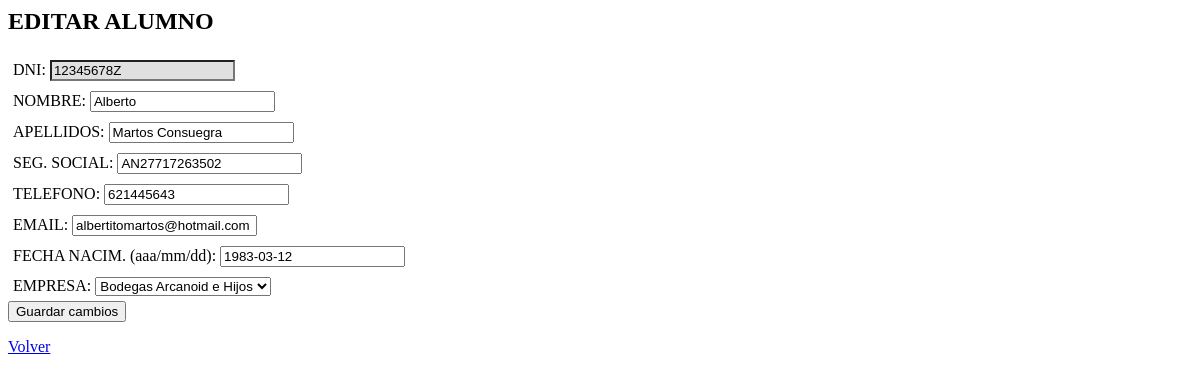
/editarAlumno.php?dniAl=12345678Z, run on the app's committed database.
### tables this page shows
CREATE TABLE IF NOT EXISTS `alumno` (
  `DNI` varchar(9) NOT NULL,
  `NOMBRE` varchar(45) DEFAULT NULL,
  `APELLIDOS` varchar(45) DEFAULT NULL,
  `SEG. SOCIAL` varchar(14) DEFAULT NULL,
  `TELEFONO` varchar(9) DEFAULT NULL,
  `EMAIL` varchar(45) DEFAULT NULL,
  `FECHANACIMIENTO` date DEFAULT NULL,
  `EMPRESA_CIF` varchar(9) NOT NULL
);

### includes/dbconn.class.php (called while the page is built, shortened)
<?php
class DBConnection {
	private $connection;
	private $actual_result;
	function __construct() {
		if (!isset($this->connection) || is_null($this->connection)){
			$this->connection = new mysqli(DB_HOST,DB_USER,DB_PASS,DB_NAME);
		}
	}
	function query($sql) {
		$this->actual_result = $this->connection->query($sql);
	}
	function getNumRows() {
		if (isset($this->actual_result) || is_null($this->actual_result)) {
			return $this->actual_result->num_rows;
		}
		return 0;
	}
	function getRowAssoc($row_no) {
		if (isset($this->actual_result) || is_null($this->actual_result)) {
			$this->actual_result->data_seek($row_no);
			return $this->actual_result->fetch_assoc();
		}
		return NULL;
	}
}
?>

### includes/dao/alumno.dao.php (called while the page is built, shortened)
<?php
require_once('includes/dbconn.class.php');
require_once('includes/dom/alumno.class.php');
class AlumnoDAO {
	function cargaAlumno($dni) {
		$con = new DBConnection();
		$sql = "SELECT * FROM ALUMNO WHERE DNI = '$dni'";
		$con->query($sql);
		if ($con->getNumRows() >= 1) {
			$row = $con->getRowAssoc(0);
			$alu = new Alumno();
			$alu->setDni($dni);
			$alu->setNombre($row['NOMBRE']);
			$alu->setApellidos($row['APELLIDOS']);
			$alu->setSegSocial($row['SEG. SOCIAL']);
			$alu->setTelefono($row['TELEFONO']);
			$alu->setEmail($row['EMAIL']);
			$alu->setFechaNac($row['FECHANACIMIENTO']);
			$alu->setEmpresaCif($row['EMPRESA_CIF']);
			return $alu;
		}
		return NULL;
	}
}
?>

### includes/dom/alumno.class.php (called while the page is built, shortened)
<?php
class Alumno {
	private $dni;
	private $nombre;
	private $apellidos;
	private $seg_social;
	private $telefono;
	private $email;
	private $fecha_nac;
	private $empresa_cif;
	function getDni() {
		return $this->dni;
	}
	function setDni($dni) {
		$this->dni = $dni;
	}
	function getNombre() {
		return $this->nombre;
	}
	function setNombre($nombre) {
		$this->nombre = $nombre;
	}
	function getApellidos() {
		return $this->apellidos;
	}
	function setApellidos($apellidos) {
		$this->apellidos = $apellidos;
	}
	function getSegSocial() {
		return $this->seg_social;
	}
	function setSegSocial($seg_social) {
		$this->seg_social = $seg_social;
	}
	function getTelefono() {
		return $this->telefono;
	}
	function setTelefono($telefono) {
		$this->telefono = $telefono;
	}
	function getEmail() {
		return $this->email;
	}
	function setEmail($email) {
		$this->email = $email;
	}
	function getFechaNac() {
		return $this->fecha_nac;
	}
	function setFechaNac($fecha_nac) {
		$this->fecha_nac = $fecha_nac;
	}
	function getEmpresaCif() {
		return $this->empresa_cif;
	}
	function setEmpresaCif($empresa_cif) {
		$this->empresa_cif = $empresa_cif;
	}
}
?>

### includes/dao/empresa.dao.php (called while the page is built, shortened)
<?php
require_once('includes/dbconn.class.php');
require_once('includes/dom/empresa.class.php');
class EmpresaDAO {
	function cargaEmpresas() {
		$con = new DBConnection();
		$sql = "SELECT * FROM EMPRESA";
		$con->query($sql);
		if ($con->getNumRows() >= 1) {
			$emprs = array();
			for ($row_no = $con->getNumRows() - 1; $row_no >= 0; $row_no--) {
				$row = $con->getRowAssoc($row_no);
				$emp = new Empresa();
				$emp->setCif($row['CIF']);
				$emp->setRazonSocial($row['RAZON_SOCIAL']);
				$emp->setDomicilio($row['DOMICILIO']);
				$emp->setCiudad($row['CIUDAD']);
				$emp->setProvincia($row['PROVINCIA']);
				$emp->setTelefono($row['TELEFONO']);
				$emp->setEmail($row['EMAIL']);
				$emprs[] = $emp;
			}
			return $emprs;
		}
		return NULL;
	}
}
?>

### includes/dom/empresa.class.php (called while the page is built, shortened)
<?php
class Empresa {
	private $cif;
	private $razon_social;
	function getCif() {
		return $this->cif;
	}
	function setCif($cif) {
		$this->cif = $cif;
	}
	function getRazonSocial() {
		return $this->razon_social;
	}
	function setRazonSocial($razon_social) {
		$this->razon_social = $razon_social;
	}
}
?>

### editarAlumno.php (the view, shortened to what this page needs)
<?php
include('header.php');
require_once('includes/dao/empresa.dao.php');
require_once('includes/dao/alumno.dao.php');
$alumnoDao = new AlumnoDAO();
$alu = new Alumno();
if (isset($_POST['ea_save'])) {
	$dni = $_POST['ea_dni'];
	$nombre = $_POST['ea_nombre'];
	$apellidos = $_POST['ea_apellidos'];
	$seg_social = $_POST['ea_seg_social'];
	$telefono = $_POST['ea_telefono'];
	$email = $_POST['ea_email'];
	$fecha_nac = $_POST['ea_fecha_nac'];
	$empresa_cif = $_POST['ea_empresa_cif'];
	$alu->setDni($dni);
	$alu->setNombre($nombre);
	$alu->setApellidos($apellidos);
	$alu->setSegSocial($seg_social);
	$alu->setTelefono($telefono);
	$alu->setEmail($email);
	$alu->setFechaNac($fecha_nac);
	$alu->setEmpresaCif($empresa_cif);
	$res = $alumnoDao->editarAlumno($alu);
	if ($res === TRUE){
		echo "<p>Alumno editado correctamente...</p>";
	} else {
		echo "<p>ERROR al editar el alumno:</p><p>$res</p>";
	}
	echo "<p><a href=\"index.php\">Volver</a></p>";
}
else if (isset($_GET['dniAl']) && !empty($_GET['dniAl'])){
	$dniAl = $_GET['dniAl'];
	$alu = $alumnoDao->cargaAlumno($dniAl);
}
?>
<h2>EDITAR ALUMNO</h2>
<form name="abmEditAlumno" method="post" onSubmit="javascript:return confirmEditarAlumno();">
<label for="ea_dni">DNI:
<input name="ea_dni" type="text" value="<?php echo $alu->getDni(); ?>" readonly="readonly"></label>
<label for="ea_nombre">NOMBRE:
<input name="ea_nombre" type="text" value="<?php echo $alu->getNombre(); ?>"></label>
<label for="ea_apellidos">APELLIDOS:
<input name="ea_apellidos" type="text" value="<?php echo $alu->getApellidos(); ?>"></label>
<label for="ea_seg_socia">SEG. SOCIAL:
<input name="ea_seg_social" type="text" value="<?php echo $alu->getSegSocial(); ?>"></label>
<label for="ea_telefono">TELEFONO:
<input name="ea_telefono" type="text" value="<?php echo $alu->getTelefono(); ?>"></label>
<label for="ea_email">EMAIL:
<input name="ea_email" type="text" value="<?php echo $alu->getEmail(); ?>"></label>
<label for="ea_fecha_nac">FECHA NACIM. (aaa/mm/dd):
<input name="ea_fecha_nac" type="text" value="<?php echo $alu->getFechaNac(); ?>"></label>
<label for="ea_empresa_cif">EMPRESA:
<select name="ea_empresa_cif" value="<?php echo $alu->getEmpresaCif(); ?>">
<?php
$empresaDao = new EmpresaDAO();
$empresas = $empresaDao->cargaEmpresas();
foreach($empresas as $empresa) {
	$sel = "";
	if ($empresa->getCif() == $alu->getEmpresaCif()) {
		$sel = "selected=\"selected\"";
	}
	echo "<option value=\"" . $empresa->getCif() . "\" $sel>" . $empresa->getRazonSocial() . "</option>";
}
?>
</select></label>
<input type="submit" name="ea_save" value="Guardar cambios" />
</form>
<a href="index.php">Volver</a>
<?php
include('footer.php');
?>

### css/estilos.css (style rules this page uses)
label { clear:both; float:left; margin:5px; }
input[readonly="readonly"] { background-color:#e0e0e0; }

### data on the page
alumno: ea_dni "12345678Z", ea_nombre "Alberto", ea_apellidos "Martos Consuegra", ea_seg_social "AN27717263502", ea_telefono "621445643", ea_email "albertitomartos@hotmail.com", ea_fecha_nac "1983-03-12"

### other printed values
form field ea_empresa_cif "Bodegas Arcanoid e Hijos"
